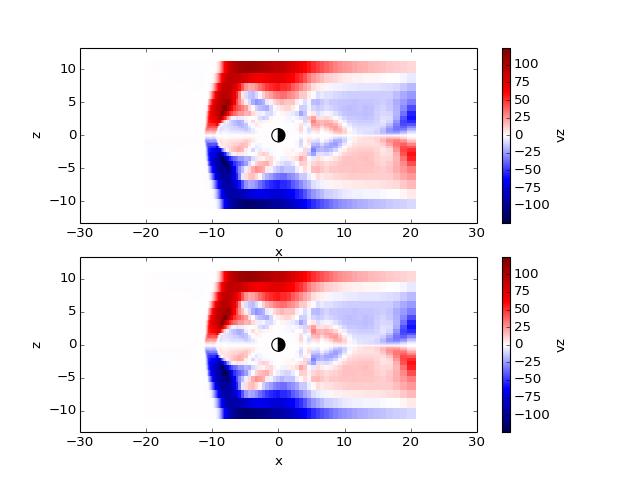

Python code for this plot:
import numpy as np
from matplotlib import pyplot as plt

import viscid
from viscid.plot import mpl

f3d = viscid.load_file(_viscid_root + '/../../sample/sample.3df.xdmf')

times = np.array([grid.time for grid in f3d.iter_times()])
nr_times = len(times)

for i, grid in enumerate(f3d.iter_times()):
    plt.subplot2grid((nr_times, 1), (i, 0))
    mpl.plot(f3d["vz"]["x=-20:20,y=0,z=-10:10"], plot_opts="lin_0,earth")
